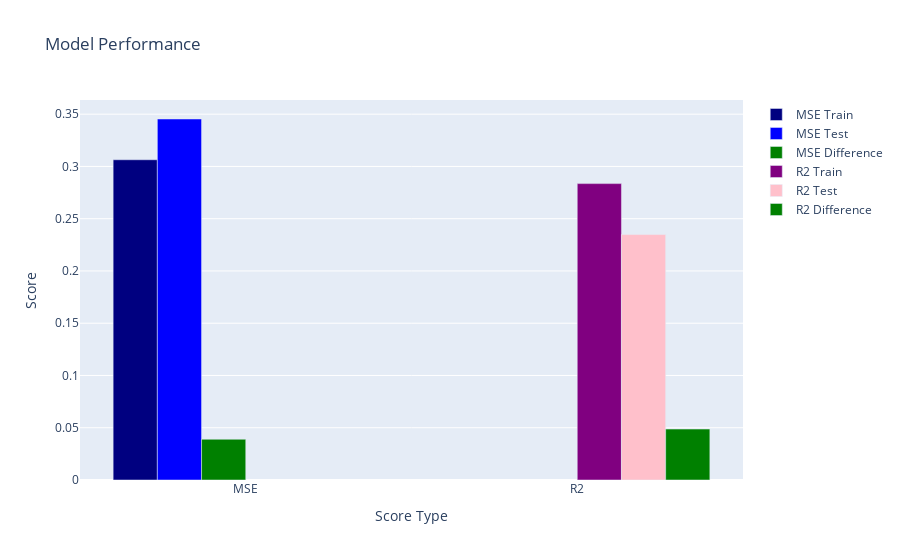

The cell this chart's notebook holds for it:
### Markdown cell above
### Polynomial Regression

### Code cell
# Create a polynomial regression model
model = LinearRegression()

# Generate the polynomial features
poly = PolynomialFeatures(degree=2)
df_x_poly = poly.fit_transform(df_x_select)
df_test_x_poly = poly.transform(df_test_x_select)

# Save the polynomial features
pickle.dump(poly, open('encoders/poly.pkl', 'wb'))

# Train the model
model.fit(df_x_poly, df_y)

# Get the training MSE, R2 score, Testing MSE, and R2 score
mse_train = mean_squared_error(df_y, model.predict(df_x_poly))
r2_train = r2_score(df_y, model.predict(df_x_poly))
mse_test = mean_squared_error(df_test_y, model.predict(df_test_x_poly))
r2_test = r2_score(df_test_y, model.predict(df_test_x_poly))

# Print the training MSE and R2 score
print('Training MSE: ', mse_train)
print('Training R2: ', r2_train)

# Print the testing MSE and R2 score
print('Testing MSE: ', mse_test)
print('Testing R2: ', r2_test)

# Display the scores
plot_scores(mse_train, r2_train, mse_test, r2_test)
# Save the model
pickle.dump(model, open('models/Polynomial_model.pkl', 'wb'))

### Figure 1 — Plotly figure (JSON) as saved in the notebook; plotly's stock layout.template omitted (floating-point values rounded to 4 significant figures)
{"data": [{"marker": {"color": "navy"}, "name": "MSE Train", "type": "bar", "x": ["MSE"], "y": [0.3064]}, {"marker": {"color": "blue"}, "name": "MSE Test", "type": "bar", "x": ["MSE"], "y": [0.3454]}, {"marker": {"color": "green"}, "name": "MSE Difference", "type": "bar", "x": ["MSE"], "y": [0.03898]}, {"marker": {"color": "purple"}, "name": "R2 Train", "type": "bar", "x": ["R2"], "y": [0.2836]}, {"marker": {"color": "pink"}, "name": "R2 Test", "type": "bar", "x": ["R2"], "y": [0.2348]}, {"marker": {"color": "green"}, "name": "R2 Difference", "type": "bar", "x": ["R2"], "y": [0.04873]}], "layout": {"title": {"text": "Model Performance"}, "xaxis": {"title": {"text": "Score Type"}}, "yaxis": {"title": {"text": "Score"}}}}
